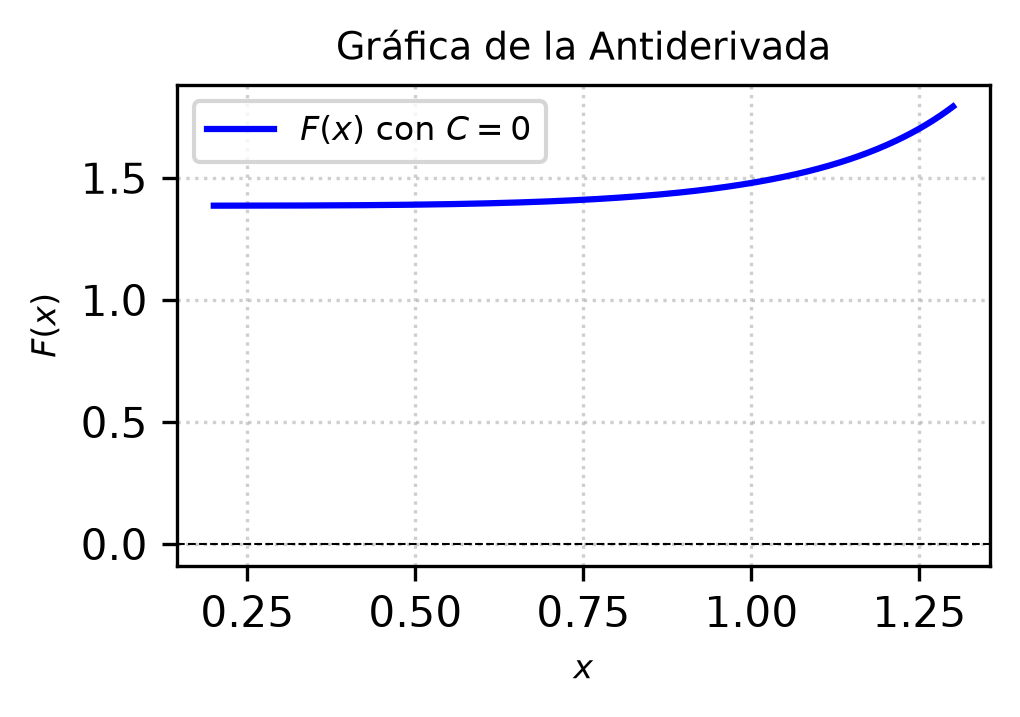

The script that saved this image:
import matplotlib
matplotlib.use('Agg')
import numpy as np
import matplotlib.pyplot as plt

# Definición del dominio para la función y su antiderivada
# Se evita x = pi/2 y x = 3pi/2 donde cos(x) = 0
x = np.linspace(0.2, 1.3, 400)

# Antiderivada F(x) con C = 0
# F(x) = ln( (1 + cos(x))^2 / cos(x) )
F = np.log((1 + np.cos(x))**2 / np.cos(x))

# Configuración de la figura para columna IEEE
fig, ax = plt.subplots(figsize=(3.5, 2.5))

# Graficar la curva con la etiqueta obligatoria para C = 0
ax.plot(x, F, label=r'$F(x)$ con $C=0$', color='b', linewidth=1.5)

# Etiquetas y formato
ax.set_title(r'Gráfica de la Antiderivada', fontsize=9)
ax.set_xlabel(r'$x$', fontsize=8)
ax.set_ylabel(r'$F(x)$', fontsize=8)
ax.axhline(0, color='black', linewidth=0.5, linestyle='--')
ax.legend(fontsize=8)
ax.grid(True, linestyle=':', alpha=0.6)

# Ajustes de bordes
plt.tight_layout()

plt.savefig(r'semana_04/graficas/SEM04_P22_grafica.png', dpi=300, bbox_inches='tight')
plt.close()
